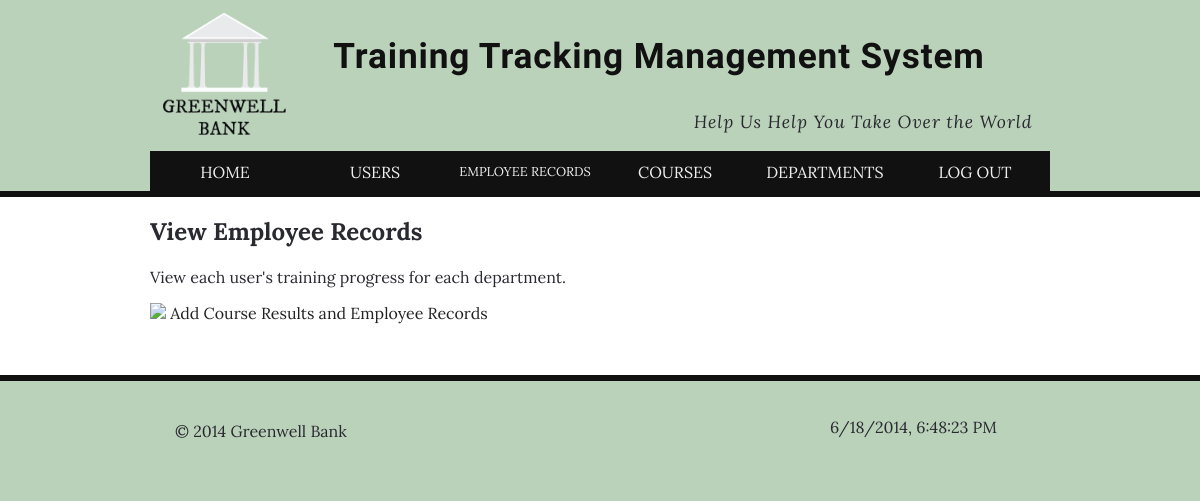
/records_view.php (signed in), run on an earlier commit of the app's database.
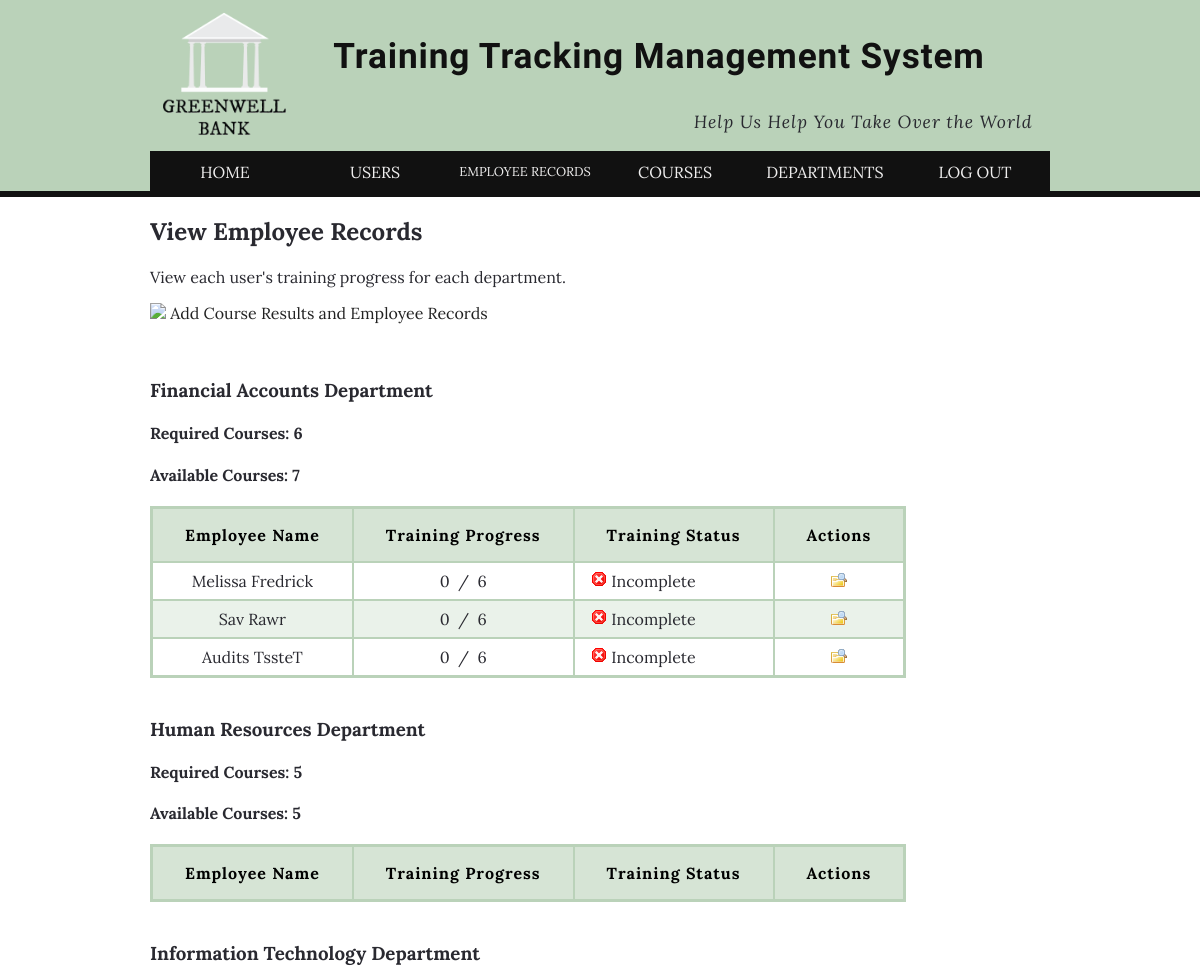
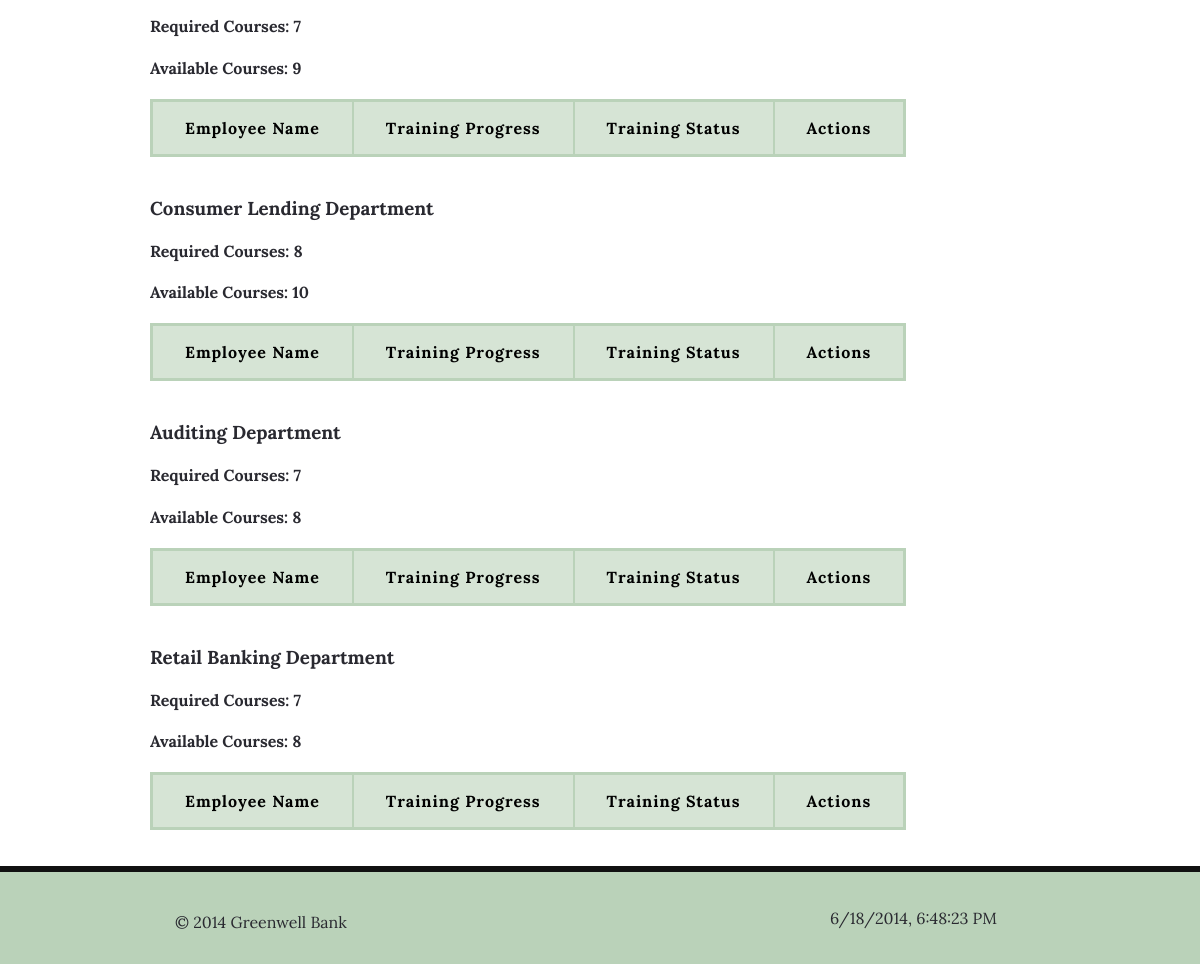
And on a later commit of the database (2 pictures, top to bottom).
### tables this page shows
CREATE TABLE IF NOT EXISTS `departments` (
  `department_id` int(4) NOT NULL,
  `department_name` varchar(40) NOT NULL,
  `department_desc` text NOT NULL,
  `required_courses` int(2) NOT NULL,
  PRIMARY KEY (`department_id`)
);

CREATE TABLE IF NOT EXISTS `users` (
  `user_id` int(4) NOT NULL AUTO_INCREMENT,
  `username` varchar(40) NOT NULL,
  `pass` varchar(40) NOT NULL,
  `first_name` varchar(40) NOT NULL,
  `last_name` varchar(40) NOT NULL,
  `usergroup_id` int(4) NOT NULL,
  `department_id` int(4) NOT NULL,
  `active` int(1) NOT NULL DEFAULT '1',
  PRIMARY KEY (`user_id`)
);

### records_view.php (the view, shortened to what this page needs)
<?php
	if ($_SESSION['usergroup_id'] == 4 OR $_SESSION['usergroup_id'] == 2) {
		echo "<h2>View Employee Records</h2>";
		echo "<p>View each user's training progress for each department.</p>";
     echo '<p><a href="records_add.php"> <img src="img/ico_add"> Add Course Results and Employee Records</a></p>';
    $sql_div="SELECT department_id, department_name, required_courses
              FROM gwb_training.departments
              WHERE department_id > 0";
    $result_div = mysqli_query($dbc, $sql_div);
    while ($row_div = mysqli_fetch_array($result_div)){
      echo "<br>";
      echo "<h3>{$row_div['department_name']}</h3>";
      echo "<h4>Required Courses: {$row_div['required_courses']}</h4>";
      $sql_count = "SELECT course_id
                    FROM gwb_training.courses
                    WHERE department_id = {$row_div['department_id']}";
      $result_count = mysqli_num_rows(mysqli_query($dbc, $sql_count));
      echo "<h4>Available Courses: $result_count</h4>";
      echo "<table>\n";
      echo "<tr>
              <th>Employee Name</th>
              <th>Training Progress</th>
              <th>Training Status</th>
              <th>Actions</th>
            </tr>" . "\n";
      $sql_inner = "SELECT user_id, first_name, last_name
                    FROM gwb_training.users
                    WHERE department_id = {$row_div['department_id']}
                    AND active = 1";
      $result_inner = mysqli_query($dbc, $sql_inner);
      while ($row_inner = mysqli_fetch_array($result_inner)){
      				$sql_users_courses = "SELECT user_id FROM gwb_training.users_courses
      															WHERE user_id = {$row_inner['user_id']}";
      				$courses_complete = mysqli_num_rows(mysqli_query($dbc, $sql_users_courses));
              echo "<tr class=\"center\">\n";
              echo "
                <td>{$row_inner['first_name']} {$row_inner['last_name']}</td>
                <td>$courses_complete &nbsp;/&nbsp; {$row_div['required_courses']}</td>
                <td style='text-align:left;'>";
                if ($courses_complete >= $row_div['required_courses']) {
                	echo "&nbsp;&nbsp;<img src='img/ico_true.png'> Complete";
                } else {
                	echo "&nbsp;&nbsp;<img src='img/ico_false.png'> Incomplete";
                }
              echo "</td>
                <td><a href='?view_user={$row_inner['user_id']}'><img src='img/ico_mag.png' alt='View'></a></td>\n";
              echo "</tr>\n";
      }
      echo "</table>\n";
    }
	} else {
		permission();
	}
?>

What changed in the data, as far as the page shows it:
added departments: department_name "Financial Accounts Department", required_courses "6", result_count "7"
now on this page (row unchanged): users: first_name "Melissa", last_name "Fredrick", courses_complete "0", department.required_courses "6"
added users: first_name "Sav", last_name "Rawr", courses_complete "0", department.required_courses "6"
added users: first_name "Audits", last_name "TssteT", courses_complete "0", department.required_courses "6"
added departments: department_name "Human Resources Department", required_courses "5", result_count "5"
added departments: department_name "Information Technology Department", required_courses "7", result_count "9"
added departments: department_name "Consumer Lending Department", required_courses "8", result_count "10"
added departments: department_name "Auditing Department", required_courses "7", result_count "8"
added departments: department_name "Retail Banking Department", required_courses "7", result_count "8"
